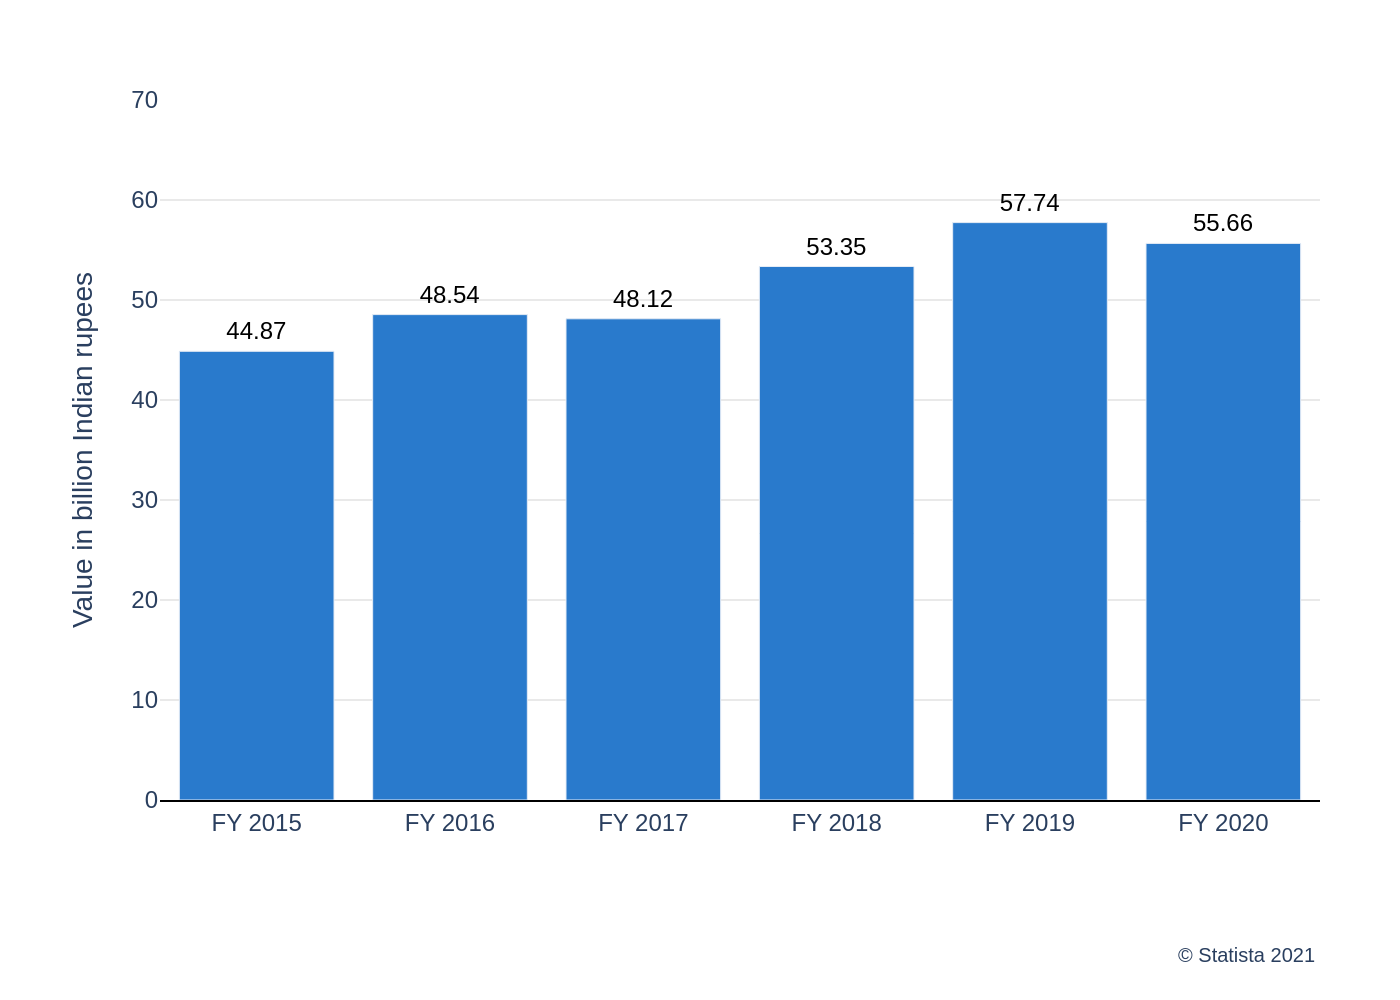

This figure's Python source:
import sys
import json
import os
import plotly.graph_objects as go

if len(sys.argv) != 2:
    print("Usage: python create_chart.py <path_to_json_file>")
    sys.exit(1)

json_path = sys.argv[1]

try:
    with open(json_path, 'r', encoding='utf-8') as f:
        chart_info = json.load(f)
except FileNotFoundError:
    print(f"Error: JSON file not found at {json_path}")
    sys.exit(1)
except json.JSONDecodeError:
    print(f"Error: Could not decode JSON from {json_path}")
    sys.exit(1)

data = chart_info['chart_data']
texts = chart_info['texts']
colors = chart_info['colors']

x_values = [item['x'] for item in data]
y_values = [item['y'] for item in data]

fig = go.Figure()

fig.add_trace(go.Bar(
    x=x_values,
    y=y_values,
    marker_color=colors[0],
    text=y_values,
    texttemplate='%{text:.2f}',
    textposition='outside',
    cliponaxis=False,
    textfont=dict(
        family="Arial",
        size=12,
        color='black'
    )
))

title_text = ""
if texts.get("title"):
    title_text += f"<b>{texts['title']}</b>"
if texts.get("subtitle"):
    title_text += f"<br><sub>{texts['subtitle']}</sub>"

fig.update_layout(
    title=dict(
        text=title_text,
        x=0.05,
        xanchor='left',
        font=dict(size=18)
    ),
    xaxis=dict(
        title_text=texts.get('x_axis_title'),
        showgrid=False,
        showline=True,
        linecolor='black',
        linewidth=1
    ),
    yaxis=dict(
        title_text=texts.get('y_axis_title'),
        range=[0, 70],
        showgrid=True,
        gridcolor='#e9e9e9',
        zeroline=False,
        showline=False,
    ),
    font=dict(
        family="Arial",
        size=12
    ),
    plot_bgcolor='white',
    showlegend=False,
    margin=dict(t=50, b=100, l=80, r=40),
    annotations=[
        dict(
            text=texts.get('source', ''),
            showarrow=False,
            xref="paper",
            yref="paper",
            x=1,
            y=-0.2,
            xanchor='right',
            yanchor='top',
            font=dict(size=10)
        )
    ]
)

base_filename = os.path.splitext(os.path.basename(json_path))[0]
output_filename = f"{base_filename}.png"

fig.write_image(output_filename, scale=2)

print(f"Chart saved as {output_filename}")
